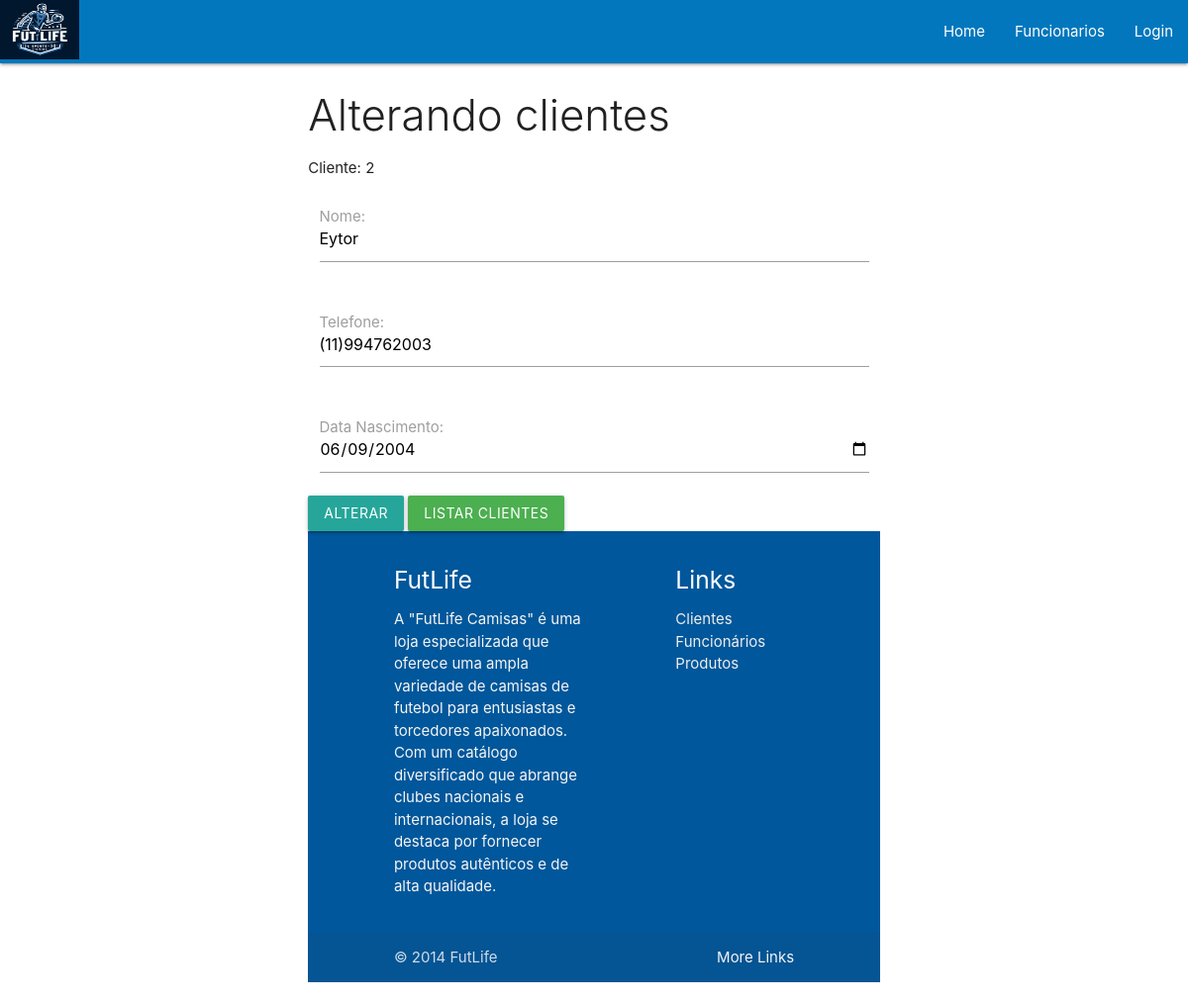
Page /FutLife/alterar_cliente.php?id=2 on the committed database.
### tables this page shows
CREATE TABLE `tabclientes` (
  `cliId` int(11) NOT NULL,
  `cliNome` varchar(40) NOT NULL,
  `cliTelefone` varchar(15) DEFAULT NULL,
  `cliDataNasc` date NOT NULL
);

### FutLife/alterar_cliente.php (the view, shortened to what this page needs)
<?php
require_once "config.php";
include_once "cabecalho.php";
$codigo = $_GET['id'];
$consulta = $conexao->prepare('SELECT * FROM tabclientes WHERE cliId = :code');
$consulta->bindValue(':code', $codigo);
$consulta->execute();
$linha = $consulta->fetch(PDO::FETCH_ASSOC);
?>
<div class="row">
   <div class="col s12 m6 push-m3">
      <h3 class="light">Alterando clientes</h3>
      <?php echo "Cliente: {$linha['cliId']}"; ?>
      <form action="altera_cliente_action.php" method="post">
         <div class="input-field col s12">
            <label for="nome">Nome: </label><br>
            <input type="text" name="txtnome" id="nome" value="<?php echo"{$linha['cliNome']}";?>">
         </div>
         <div class=" input-field col s12">
            <label for="fone">Telefone: </label><br>
            <input type="text" name="txtfone" id="fone" value="<?php echo"{$linha['cliTelefone']}";?>">
         </div>
         <div class=" input-field col s12">
            <label for="data">Data Nascimento: </label><br>
            <input type="date" name="txtdatanasc" id="data" value="<?php echo"{$linha['cliDataNasc']}";?>">
         </div>
         <button type=" submit" class="btn" name="btnalterar">Alterar </button>
         <a href="listar_clientes.php" class="btn green">Listar clientes</a>
      </form>
   <?php
      include_once "rodape.php";
   ?>
   </div>

### rows in the picture
tabclientes: cliId "2", txtnome "Eytor", txtfone "(11)994762003", txtdatanasc "06/09/2004"
